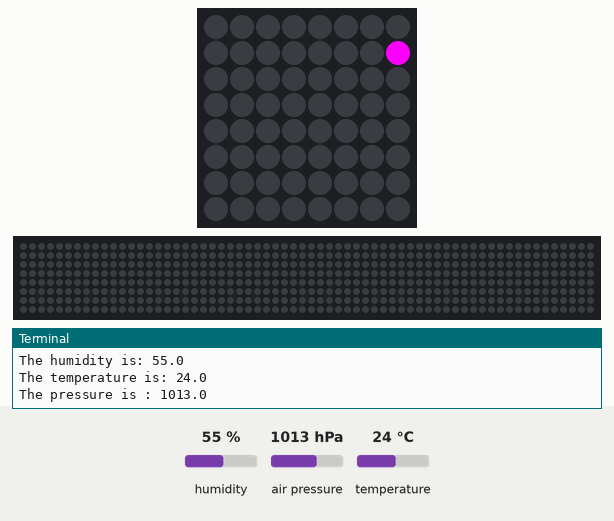
This program was run on a simulated Raspberry Pi (BCM pin numbers) with a Sense HAT. On the bench: the Sense HAT's 8×8 RGB LED matrix, a strip that is not on the board, showing the scrolling text unrolled, the last lines printed to the terminal. The inputs (shaded band) are chosen by the test bench; at power-on: humidity 55 %, air pressure 1013 hPa, temperature 24 °C. The 64×8 strip is a reading aid, not a part: it shows the text the matrix is scrolling, unrolled, one strip-width of it at a time.

Above: at 5.17 s.
At 10.11 s:
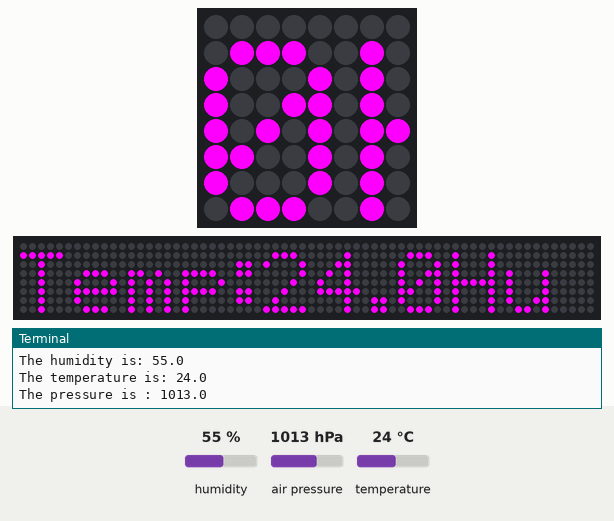
At 15.14 s:
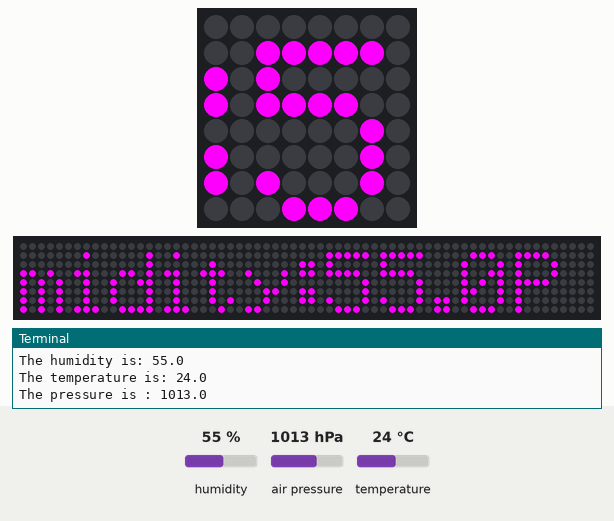
At 25.21 s:
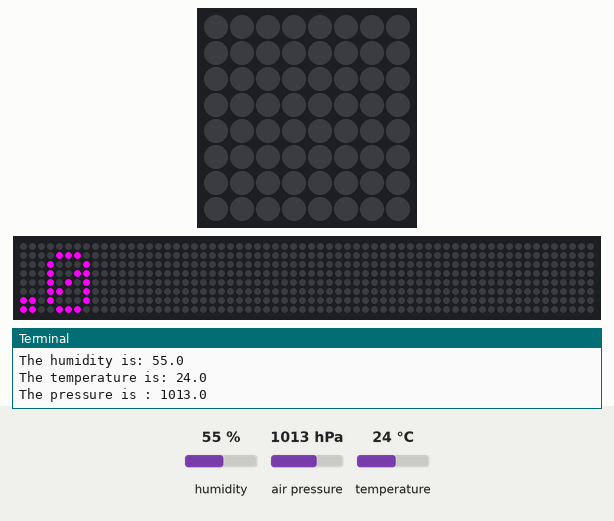
At 30.82 s:
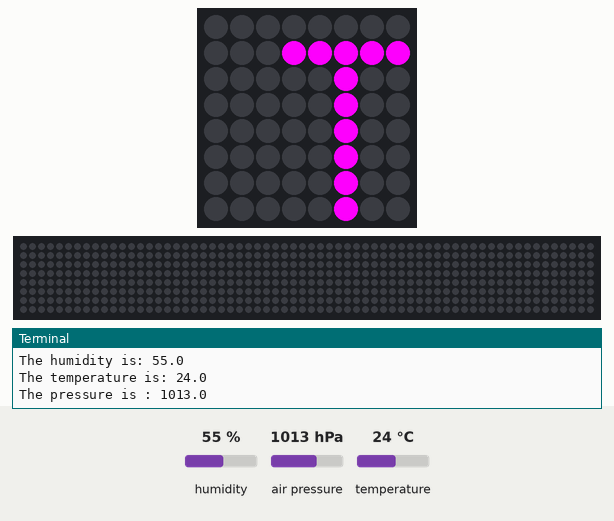
At 39.88 s:
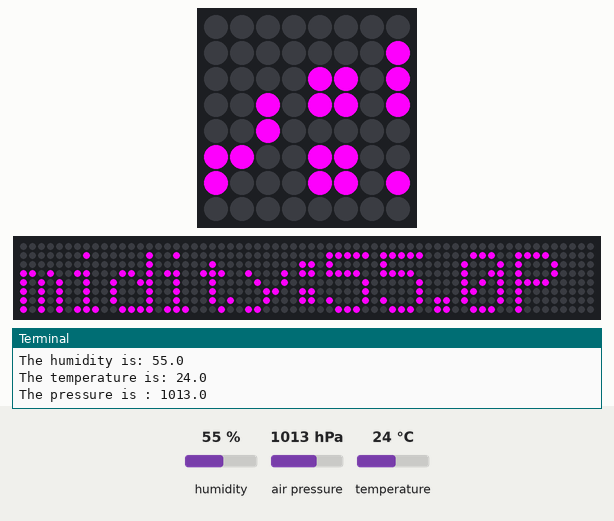

The program:

weather.py
```python
from sense_hat import SenseHat
import time
import sys

sense = SenseHat()
sense.clear()
try:
    while True:

        humidity = sense.get_humidity()
        humidity= round(humidity,1)
        print("The humidity is:", humidity)

        temp=sense.get_temperature()
        temp=round(temp,1)
        print("The temperature is:", temp)

        pressure=sense.get_pressure()
        pressure=round(pressure,1)
        print("The pressure is :", pressure)

        time.sleep(5)

        sense.show_message("Temp:"+ str(temp)+ "Humidity:" + str(humidity) + "Pressure:" + str(pressure) , scroll_speed=0.1, text_colour=[255,0,255], back_colour=[0,0,0])

except KeyboardInterrupt:
              pass
```
